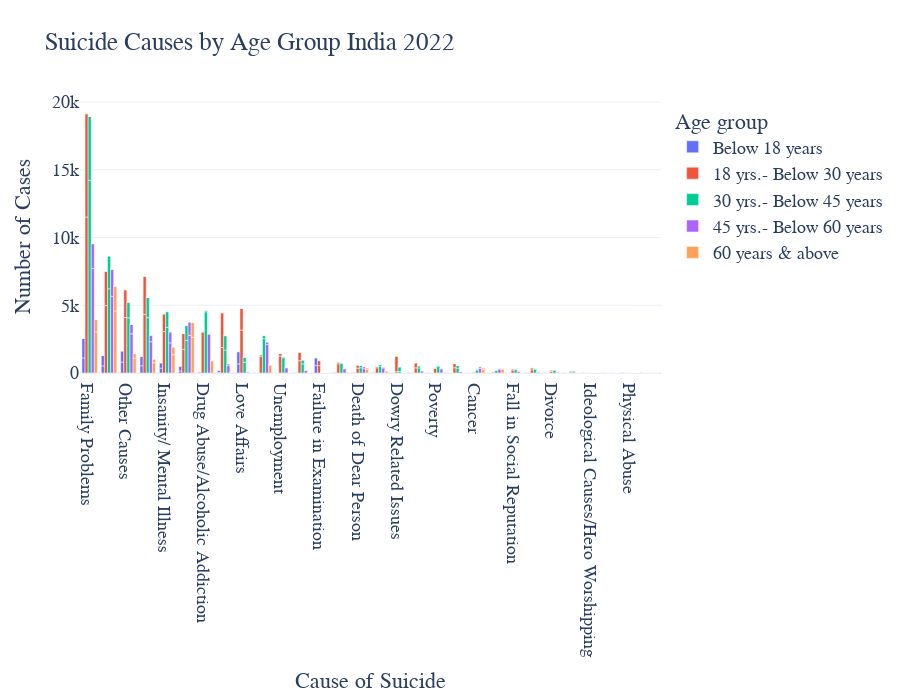

Notebook code cell kept with this figure:
### Code cell
fig = px.bar(sub_df, x='Cause', y='Count', color='Age group', barmode='group',
    title="Suicide Causes by Age Group India 2022", labels={'Count': 'Number of Cases', 'Cause': 'Cause of Suicide'})

fig.update_layout(height = 700, xaxis={'categoryorder': 'total descending'}, font_family = "Rockwell",
    template = 'plotly_white+presentation')
fig.show()

### Figure 1 — Plotly figure (JSON) as saved in the notebook; plotly's stock layout.template omitted (floating-point values rounded to 4 significant figures)
{"data": [{"alignmentgroup": "True", "hovertemplate": "Age group=Below 18 years<br>Cause of Suicide=%{x}<br>Number of Cases=%{y}<extra></extra>", "legendgroup": "Below 18 years", "marker": {"color": "#636efa", "pattern": {"shape": ""}}, "name": "Below 18 years", "offsetgroup": "Below 18 years", "orientation": "v", "showlegend": true, "textposition": "auto", "type": "bar", "x": ["Bankruptcy or Indebtedness", "Marriage Related Issues", "Non Settlement of Marriage", "Dowry Related Issues", "Extra Marital Affairs", "Divorce", "Others", "Failure in Examination", "Impotency/Infertility", "Family Problems", "Illness", "AIDS/STD", "Cancer", "Paralysis", "Insanity/ Mental Illness", "Other Prolonged Illness", "Death of Dear Person", "Drug Abuse/Alcoholic Addiction", "Fall in Social Reputation", "Ideological Causes/Hero Worshipping", "Love Affairs", "Poverty", "Unemployment", "Property Dispute", "Suspected/ Illicit Relation", "Illegitimate Pregnancy", "Physical Abuse", "Professional/Career Problem", "Causes Not Known", "Other Causes", "Bankruptcy or Indebtedness", "Marriage Related Issues", "Non Settlement of Marriage", "Dowry Related Issues", "Extra Marital Affairs", "Divorce", "Others", "Failure in Examination", "Impotency/Infertility", "Family Problems", "Illness", "AIDS/STD", "Cancer", "Paralysis", "Insanity/ Mental Illness", "Other Prolonged Illness", "Death of Dear Person", "Drug Abuse/Alcoholic Addiction", "Fall in Social Reputation", "Ideological Causes/Hero Worshipping", "Love Affairs", "Poverty", "Unemployment", "Property Dispute", "Suspected/ Illicit Relation", "Illegitimate Pregnancy", "Physical Abuse", "Professional/Career Problem", "Causes Not Known", "Other Causes", "Bankruptcy or Indebtedness", "Marriage Related Issues", "Non Settlement of Marriage", "Dowry Related Issues", "Extra Marital Affairs", "Divorce", "Others", "Failure in Examination", "Impotency/Infertility", "Family Problems", "Illness", "AIDS/STD", "Cancer", "Paralysis", "Insanity/ Mental Illness", "Other Prolonged Illness", "Death of Dear Person", "Drug Abuse/Alcoholic Addiction", "Fall in Social Reputation", "Ideological Causes/Hero Worshipping", "Love Affairs", "Poverty", "Unemployment", "Property Dispute", "Suspected/ Illicit Relation", "Illegitimate Pregnancy", "Physical Abuse", "Professional/Career Problem", "Causes Not Known", "Other Causes"], "xaxis": "x", "y": [12, 56, 27, 2, 9, 3, 15, 548, 0, 1115, 524, 2, 4, 7, 359, 152, 36, 93, 28, 13, 672, 34, 22, 55, 32, 0, 0, 36, 533, 807, 11, 150, 45, 52, 9, 2, 42, 575, 4, 1441, 767, 3, 11, 10, 390, 353, 45, 4, 31, 5, 906, 20, 11, 27, 21, 2, 10, 43, 695, 820, 0, 0, 0, 0, 0, 0, 0, 0, 0, 0, 1, 0, 0, 0, 0, 1, 0, 0, 0, 0, 0, 0, 0, 0, 0, 0, 0, 0, 0, 0], "yaxis": "y"}, {"alignmentgroup": "True", "hovertemplate": "Age group=18 yrs.- Below 30 years<br>Cause of Suicide=%{x}<br>Number of Cases=%{y}<extra></extra>", "legendgroup": "18 yrs.- Below 30 years", "marker": {"color": "#EF553B", "pattern": {"shape": ""}}, "name": "18 yrs.- Below 30 years", "offsetgroup": "18 yrs.- Below 30 years", "orientation": "v", "showlegend": true, "textposition": "auto", "type": "bar", "x": ["Bankruptcy or Indebtedness", "Marriage Related Issues", "Non Settlement of Marriage", "Dowry Related Issues", "Extra Marital Affairs", "Divorce", "Others", "Failure in Examination", "Impotency/Infertility", "Family Problems", "Illness", "AIDS/STD", "Cancer", "Paralysis", "Insanity/ Mental Illness", "Other Prolonged Illness", "Death of Dear Person", "Drug Abuse/Alcoholic Addiction", "Fall in Social Reputation", "Ideological Causes/Hero Worshipping", "Love Affairs", "Poverty", "Unemployment", "Property Dispute", "Suspected/ Illicit Relation", "Illegitimate Pregnancy", "Physical Abuse", "Professional/Career Problem", "Causes Not Known", "Other Causes", "Bankruptcy or Indebtedness", "Marriage Related Issues", "Non Settlement of Marriage", "Dowry Related Issues", "Extra Marital Affairs", "Divorce", "Others", "Failure in Examination", "Impotency/Infertility", "Family Problems", "Illness", "AIDS/STD", "Cancer", "Paralysis", "Insanity/ Mental Illness", "Other Prolonged Illness", "Death of Dear Person", "Drug Abuse/Alcoholic Addiction", "Fall in Social Reputation", "Ideological Causes/Hero Worshipping", "Love Affairs", "Poverty", "Unemployment", "Property Dispute", "Suspected/ Illicit Relation", "Illegitimate Pregnancy", "Physical Abuse", "Professional/Career Problem", "Causes Not Known", "Other Causes", "Bankruptcy or Indebtedness", "Marriage Related Issues", "Non Settlement of Marriage", "Dowry Related Issues", "Extra Marital Affairs", "Divorce", "Others", "Failure in Examination", "Impotency/Infertility", "Family Problems", "Illness", "AIDS/STD", "Cancer", "Paralysis", "Insanity/ Mental Illness", "Other Prolonged Illness", "Death of Dear Person", "Drug Abuse/Alcoholic Addiction", "Fall in Social Reputation", "Ideological Causes/Hero Worshipping", "Love Affairs", "Poverty", "Unemployment", "Property Dispute", "Suspected/ Illicit Relation", "Illegitimate Pregnancy", "Physical Abuse", "Professional/Career Problem", "Causes Not Known", "Other Causes"], "xaxis": "x", "y": [1204, 1884, 902, 93, 387, 121, 381, 546, 46, 11504, 4974, 22, 76, 73, 3056, 1747, 356, 3017, 210, 39, 3169, 336, 1254, 386, 231, 0, 0, 679, 4323, 4101, 135, 2562, 633, 1150, 309, 100, 370, 370, 100, 7624, 2521, 9, 15, 28, 1307, 1162, 226, 56, 98, 26, 1607, 53, 191, 107, 148, 18, 10, 122, 2811, 2043, 0, 1, 0, 0, 0, 0, 1, 0, 0, 8, 6, 1, 0, 0, 1, 4, 0, 1, 0, 0, 2, 0, 0, 0, 0, 0, 0, 0, 1, 2], "yaxis": "y"}, {"alignmentgroup": "True", "hovertemplate": "Age group=30 yrs.- Below 45 years<br>Cause of Suicide=%{x}<br>Number of Cases=%{y}<extra></extra>", "legendgroup": "30 yrs.- Below 45 years", "marker": {"color": "#00cc96", "pattern": {"shape": ""}}, "name": "30 yrs.- Below 45 years", "offsetgroup": "30 yrs.- Below 45 years", "orientation": "v", "showlegend": true, "textposition": "auto", "type": "bar", "x": ["Bankruptcy or Indebtedness", "Marriage Related Issues", "Non Settlement of Marriage", "Dowry Related Issues", "Extra Marital Affairs", "Divorce", "Others", "Failure in Examination", "Impotency/Infertility", "Family Problems", "Illness", "AIDS/STD", "Cancer", "Paralysis", "Insanity/ Mental Illness", "Other Prolonged Illness", "Death of Dear Person", "Drug Abuse/Alcoholic Addiction", "Fall in Social Reputation", "Ideological Causes/Hero Worshipping", "Love Affairs", "Poverty", "Unemployment", "Property Dispute", "Suspected/ Illicit Relation", "Illegitimate Pregnancy", "Physical Abuse", "Professional/Career Problem", "Causes Not Known", "Other Causes", "Bankruptcy or Indebtedness", "Marriage Related Issues", "Non Settlement of Marriage", "Dowry Related Issues", "Extra Marital Affairs", "Divorce", "Others", "Failure in Examination", "Impotency/Infertility", "Family Problems", "Illness", "AIDS/STD", "Cancer", "Paralysis", "Insanity/ Mental Illness", "Other Prolonged Illness", "Death of Dear Person", "Drug Abuse/Alcoholic Addiction", "Fall in Social Reputation", "Ideological Causes/Hero Worshipping", "Love Affairs", "Poverty", "Unemployment", "Property Dispute", "Suspected/ Illicit Relation", "Illegitimate Pregnancy", "Physical Abuse", "Professional/Career Problem", "Causes Not Known", "Other Causes", "Bankruptcy or Indebtedness", "Marriage Related Issues", "Non Settlement of Marriage", "Dowry Related Issues", "Extra Marital Affairs", "Divorce", "Others", "Failure in Examination", "Impotency/Infertility", "Family Problems", "Illness", "AIDS/STD", "Cancer", "Paralysis", "Insanity/ Mental Illness", "Other Prolonged Illness", "Death of Dear Person", "Drug Abuse/Alcoholic Addiction", "Fall in Social Reputation", "Ideological Causes/Hero Worshipping", "Love Affairs", "Poverty", "Unemployment", "Property Dispute", "Suspected/ Illicit Relation", "Illegitimate Pregnancy", "Physical Abuse", "Professional/Career Problem", "Causes Not Known", "Other Causes"], "xaxis": "x", "y": [2535, 1695, 672, 108, 362, 180, 373, 43, 86, 14207, 6215, 44, 213, 180, 3377, 2401, 386, 4521, 249, 34, 799, 502, 1121, 510, 258, 0, 11, 699, 4087, 4071, 228, 1062, 286, 347, 193, 75, 161, 12, 80, 4729, 2422, 25, 78, 51, 1152, 1116, 171, 101, 58, 13, 360, 71, 86, 120, 86, 10, 5, 66, 1484, 1153, 0, 0, 0, 0, 0, 0, 0, 0, 0, 2, 0, 0, 0, 0, 0, 0, 1, 0, 0, 0, 0, 0, 0, 1, 0, 0, 0, 0, 0, 1], "yaxis": "y"}, {"alignmentgroup": "True", "hovertemplate": "Age group=45 yrs.- Below 60 years<br>Cause of Suicide=%{x}<br>Number of Cases=%{y}<extra></extra>", "legendgroup": "45 yrs.- Below 60 years", "marker": {"color": "#ab63fa", "pattern": {"shape": ""}}, "name": "45 yrs.- Below 60 years", "offsetgroup": "45 yrs.- Below 60 years", "orientation": "v", "showlegend": true, "textposition": "auto", "type": "bar", "x": ["Bankruptcy or Indebtedness", "Marriage Related Issues", "Non Settlement of Marriage", "Dowry Related Issues", "Extra Marital Affairs", "Divorce", "Others", "Failure in Examination", "Impotency/Infertility", "Family Problems", "Illness", "AIDS/STD", "Cancer", "Paralysis", "Insanity/ Mental Illness", "Other Prolonged Illness", "Death of Dear Person", "Drug Abuse/Alcoholic Addiction", "Fall in Social Reputation", "Ideological Causes/Hero Worshipping", "Love Affairs", "Poverty", "Unemployment", "Property Dispute", "Suspected/ Illicit Relation", "Illegitimate Pregnancy", "Physical Abuse", "Professional/Career Problem", "Causes Not Known", "Other Causes", "Bankruptcy or Indebtedness", "Marriage Related Issues", "Non Settlement of Marriage", "Dowry Related Issues", "Extra Marital Affairs", "Divorce", "Others", "Failure in Examination", "Impotency/Infertility", "Family Problems", "Illness", "AIDS/STD", "Cancer", "Paralysis", "Insanity/ Mental Illness", "Other Prolonged Illness", "Death of Dear Person", "Drug Abuse/Alcoholic Addiction", "Fall in Social Reputation", "Ideological Causes/Hero Worshipping", "Love Affairs", "Poverty", "Unemployment", "Property Dispute", "Suspected/ Illicit Relation", "Illegitimate Pregnancy", "Physical Abuse", "Professional/Career Problem", "Causes Not Known", "Other Causes", "Bankruptcy or Indebtedness", "Marriage Related Issues", "Non Settlement of Marriage", "Dowry Related Issues", "Extra Marital Affairs", "Divorce", "Others", "Failure in Examination", "Impotency/Infertility", "Family Problems", "Illness", "AIDS/STD", "Cancer", "Paralysis", "Insanity/ Mental Illness", "Other Prolonged Illness", "Death of Dear Person", "Drug Abuse/Alcoholic Addiction", "Fall in Social Reputation", "Ideological Causes/Hero Worshipping", "Love Affairs", "Poverty", "Unemployment", "Property Dispute", "Suspected/ Illicit Relation", "Illegitimate Pregnancy", "Physical Abuse", "Professional/Career Problem", "Causes Not Known", "Other Causes"], "xaxis": "x", "y": [2096, 541, 198, 10, 101, 78, 154, 0, 29, 7718, 5659, 32, 333, 288, 2224, 2782, 315, 2865, 132, 22, 79, 302, 387, 372, 81, 0, 0, 312, 2306, 2892, 188, 132, 28, 10, 34, 19, 41, 1, 15, 1828, 1992, 3, 131, 64, 811, 983, 149, 58, 28, 13, 24, 44, 41, 73, 15, 0, 1, 34, 484, 692, 0, 0, 0, 0, 0, 0, 0, 0, 0, 0, 1, 0, 0, 0, 0, 1, 0, 0, 0, 0, 0, 0, 0, 0, 0, 0, 0, 0, 0, 0], "yaxis": "y"}, {"alignmentgroup": "True", "hovertemplate": "Age group=60 years & above<br>Cause of Suicide=%{x}<br>Number of Cases=%{y}<extra></extra>", "legendgroup": "60 years & above", "marker": {"color": "#FFA15A", "pattern": {"shape": ""}}, "name": "60 years & above", "offsetgroup": "60 years & above", "orientation": "v", "showlegend": true, "textposition": "auto", "type": "bar", "x": ["Bankruptcy or Indebtedness", "Marriage Related Issues", "Non Settlement of Marriage", "Dowry Related Issues", "Extra Marital Affairs", "Divorce", "Others", "Failure in Examination", "Impotency/Infertility", "Family Problems", "Illness", "AIDS/STD", "Cancer", "Paralysis", "Insanity/ Mental Illness", "Other Prolonged Illness", "Death of Dear Person", "Drug Abuse/Alcoholic Addiction", "Fall in Social Reputation", "Ideological Causes/Hero Worshipping", "Love Affairs", "Poverty", "Unemployment", "Property Dispute", "Suspected/ Illicit Relation", "Illegitimate Pregnancy", "Physical Abuse", "Professional/Career Problem", "Causes Not Known", "Other Causes", "Bankruptcy or Indebtedness", "Marriage Related Issues", "Non Settlement of Marriage", "Dowry Related Issues", "Extra Marital Affairs", "Divorce", "Others", "Failure in Examination", "Impotency/Infertility", "Family Problems", "Illness", "AIDS/STD", "Cancer", "Paralysis", "Insanity/ Mental Illness", "Other Prolonged Illness", "Death of Dear Person", "Drug Abuse/Alcoholic Addiction", "Fall in Social Reputation", "Ideological Causes/Hero Worshipping", "Love Affairs", "Poverty", "Unemployment", "Property Dispute", "Suspected/ Illicit Relation", "Illegitimate Pregnancy", "Physical Abuse", "Professional/Career Problem", "Causes Not Known", "Other Causes", "Bankruptcy or Indebtedness", "Marriage Related Issues", "Non Settlement of Marriage", "Dowry Related Issues", "Extra Marital Affairs", "Divorce", "Others", "Failure in Examination", "Impotency/Infertility", "Family Problems", "Illness", "AIDS/STD", "Cancer", "Paralysis", "Insanity/ Mental Illness", "Other Prolonged Illness", "Death of Dear Person", "Drug Abuse/Alcoholic Addiction", "Fall in Social Reputation", "Ideological Causes/Hero Worshipping", "Love Affairs", "Poverty", "Unemployment", "Property Dispute", "Suspected/ Illicit Relation", "Illegitimate Pregnancy", "Physical Abuse", "Professional/Career Problem", "Causes Not Known", "Other Causes"], "xaxis": "x", "y": [570, 61, 9, 0, 13, 3, 36, 0, 8, 3043, 4577, 14, 283, 284, 1349, 2647, 279, 898, 40, 7, 11, 75, 52, 142, 6, 0, 0, 79, 760, 1104, 55, 20, 0, 2, 0, 1, 17, 0, 6, 908, 1825, 1, 107, 61, 574, 1082, 111, 20, 10, 2, 0, 15, 5, 36, 4, 0, 1, 13, 266, 330, 0, 0, 0, 0, 0, 0, 0, 0, 0, 0, 0, 0, 0, 0, 0, 0, 0, 0, 0, 0, 0, 0, 0, 0, 0, 0, 0, 0, 0, 0], "yaxis": "y"}], "layout": {"barmode": "group", "font": {"family": "Rockwell"}, "height": 700, "legend": {"title": {"text": "Age group"}, "tracegroupgap": 0}, "title": {"text": "Suicide Causes by Age Group India 2022"}, "xaxis": {"anchor": "y", "categoryorder": "total descending", "domain": [0, 1], "title": {"text": "Cause of Suicide"}}, "yaxis": {"anchor": "x", "domain": [0, 1], "title": {"text": "Number of Cases"}}}}
